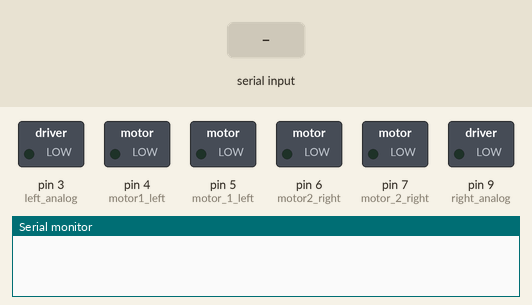
Recording of a sketch running on a simulated Arduino Uno, built with avr-gcc and run on an emulated ATmega328P. On the bench: switched loads named in the sketch (green lamp = pin HIGH), the last lines printed to the serial monitor. The inputs (shaded band) are chosen by the test bench.

Above: at 1.2 s.
1.3 s: "a" received over Serial
At 1.8 s:
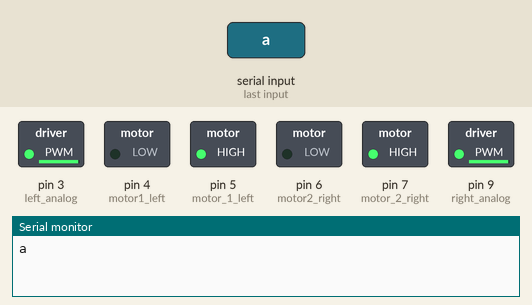
2.8 s: "e" received over Serial
At 4.0 s:
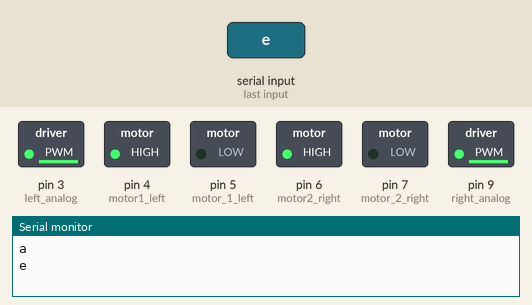
4.3 s: "b" received over Serial
At 5.3 s:
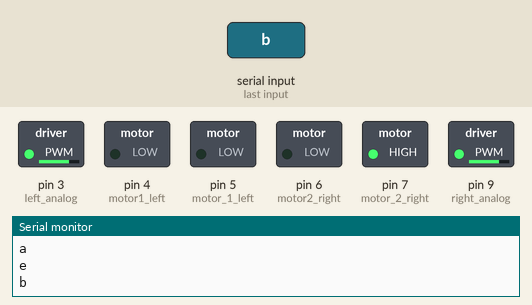
5.8 s: "d" received over Serial
At 6.4 s:
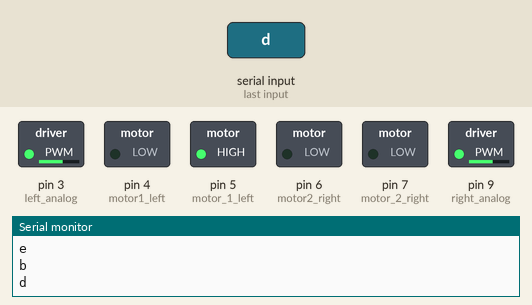
Timing chart, 0 to 8.3 s (numbered marks = the images above; inputs shaded):
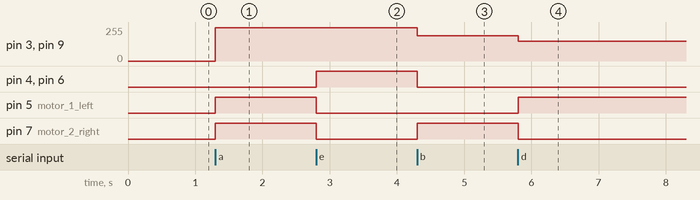

The sketch:

Potentiometer-Project-Ard.ino
```cpp
int motor1_left=4;

int motor_1_left=5;

int motor2_right=6;

int motor_2_right=7;

int left_analog=3;

int right_analog=9;


void setup()
{

pinMode(motor1_left,OUTPUT);

pinMode(motor_1_left,OUTPUT);

pinMode(left_analog,OUTPUT);

 pinMode(right_analog,OUTPUT);

 pinMode(motor2_right,OUTPUT);

 pinMode(motor_2_right,OUTPUT);

 Serial.begin(9600);

}


void forward()
{
analogWrite(right_analog,250);

analogWrite(left_analog,250);

 digitalWrite(motor1_left,LOW);

digitalWrite(motor2_right,LOW);

digitalWrite(motor_2_right,HIGH);

 digitalWrite(motor_1_left,HIGH);

}

void backward()
{
analogWrite(right_analog,250);

analogWrite(left_analog,250);

 digitalWrite(motor1_left,HIGH);

 digitalWrite(motor2_right,HIGH);

digitalWrite(motor_2_right,LOW);

 digitalWrite(motor_1_left,LOW);

}


void stop1()
{
analogWrite(9,0);

analogWrite(3,0);

 digitalWrite(motor1_left,LOW);

digitalWrite(motor2_right,LOW);

digitalWrite(motor_2_right,LOW);

digitalWrite(motor_1_left,LOW);

}

void right()
{
analogWrite(9,150);

analogWrite(3,150);

digitalWrite(motor1_left,LOW);

 digitalWrite(motor2_right,LOW);

digitalWrite(motor_2_right,LOW);

digitalWrite(motor_1_left,HIGH);

}

void left()
{
analogWrite(9,190);

analogWrite(3,190);

digitalWrite(motor1_left,LOW);

digitalWrite(motor2_right,LOW);

digitalWrite(motor_2_right,HIGH);

digitalWrite(motor_1_left,LOW);

}


long duration,distance;
char ch;

void loop() {


 if (Serial.available() > 0)
{
    char ch = Serial.read();  // Read the command
    Serial.println(ch);
 if (ch=='a')

      {


        forward();


      }

 if (ch=='e')

      {
        backward();
      }

 if (ch=='c')

      {
         stop1();
      }

 if (ch=='b')

     {
         left();
     }


if (ch=='d')

     {
         right();
     }

}


}
```

Measured:
- after the input at 1.3 s, pin 3 (left_analog), pin 9 (right_analog): 0/255 → 250/255 at once; pin 5 (motor_1_left), pin 7 (motor_2_right): LOW → HIGH at once
- after the input at 2.8 s, pin 4 (motor1_left), pin 6 (motor2_right): LOW → HIGH at once; pin 5 (motor_1_left), pin 7 (motor_2_right): HIGH → LOW at once
- after the input at 4.3 s, pin 3 (left_analog), pin 9 (right_analog): 250/255 → 190/255 at once; pin 4 (motor1_left), pin 6 (motor2_right): HIGH → LOW at once; pin 7 (motor_2_right): LOW → HIGH at once
- after the input at 5.8 s, pin 3 (left_analog), pin 9 (right_analog): 190/255 → 150/255 at once; pin 5 (motor_1_left): LOW → HIGH at once; pin 7 (motor_2_right): HIGH → LOW at once
